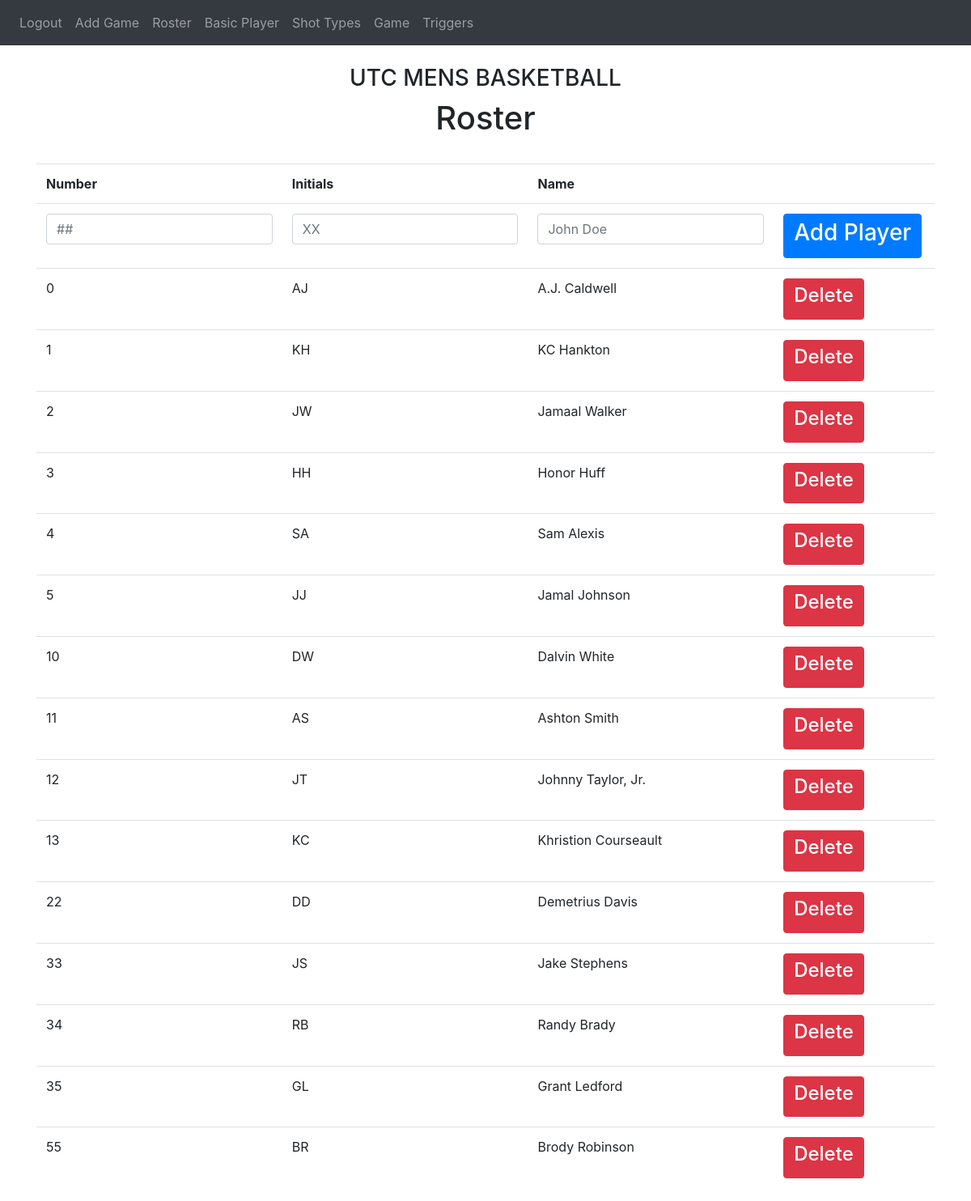
Page /roster (signed in) on the committed database.
### website/models.py (models this page shows)
class Player(db.Model):
    id = db.Column(db.Integer, primary_key = True)
    number = db.Column(db.Integer)
    initials = db.Column(db.String(5))
    name = db.Column(db.String(30))

### website/views.py (the view, shortened to what this page needs)
@views.route('/roster', methods=['GET','POST'])
@login_required
def roster():
    players = db.session.query(Player).all()
    return render_template("roster.html",user=current_user,players=players)

### website/__init__.py (called while the page is built)
def create_app():
    app = Flask(__name__)
    app.config['SECRET_KEY'] = 'sdlkasdjfslkjl'
    app.config['SQLALCHEMY_DATABASE_URI'] = f'sqlite:///{DB_NAME}'
    db.init_app(app)
    from .views import views
    from .auth import auth
    app.register_blueprint(views,url_prefix='/')
    app.register_blueprint(auth,url_prefix='/')
    from .models import User, Note
    with app.app_context():
        db.create_all()
    login_manager = LoginManager()
    login_manager.login_view = 'auth.login'
    login_manager.init_app(app)
    @login_manager.user_loader
    def load_user(id):
        return User.query.get(int(id))
    with app.app_context():
        return app

### website/templates/roster.html (shortened to what this page needs)
{%extends "base.html"%}
 {% block title%}Home{%endblock%} {%block content%}
<h3 align="center">UTC MENS BASKETBALL</h3>
<h1 align="center">Roster</h1>
<table class='table'>
    <tr>
<th>Number</th>
<th>Initials</th>
<th>Name</th>
<th></th>
    </tr>
    <tr>
        <form method = "POST">
        <td><input type="jersey" class="form-control" id="number"  name='number' placeholder="##"></td>
        <td><input type="initials" class="form-control" id="initials" name='initials'  placeholder="XX"></td>
        <td><input type="name" class="form-control" id="name"  name='name' placeholder="John Doe"></td>
   <td><button  class="btn btn-primary" type="submit" ><h3>Add Player</h3></button></td>
        </form>
    </tr>
{%for player in players%}
<tr>
    <td>{{player.number}}</td>
    <td>{{player.initials}}</td>
    <td>{{player.name}}</td>
    <td><button
        type="button"
        class="btn btn-danger"
        onClick="deletePost({{player.id}})"
      >
        <h4>Delete</h4>
      </button></td>
</tr>
{%endfor%}
</table>
{%endblock%}

### rows in the picture
Player: number "0", initials "AJ", name "A.J. Caldwell"
Player: number "1", initials "KH", name "KC Hankton"
Player: number "2", initials "JW", name "Jamaal Walker"
Player: number "3", initials "HH", name "Honor Huff"
Player: number "4", initials "SA", name "Sam Alexis"
Player: number "5", initials "JJ", name "Jamal Johnson"
Player: number "10", initials "DW", name "Dalvin White"
Player: number "11", initials "AS", name "Ashton Smith"
Player: number "12", initials "JT", name "Johnny Taylor, Jr."
Player: number "13", initials "KC", name "Khristion Courseault"
Player: number "22", initials "DD", name "Demetrius Davis"
Player: number "33", initials "JS", name "Jake Stephens"
Player: number "34", initials "RB", name "Randy Brady"
Player: number "35", initials "GL", name "Grant Ledford"
Player: number "55", initials "BR", name "Brody Robinson"
